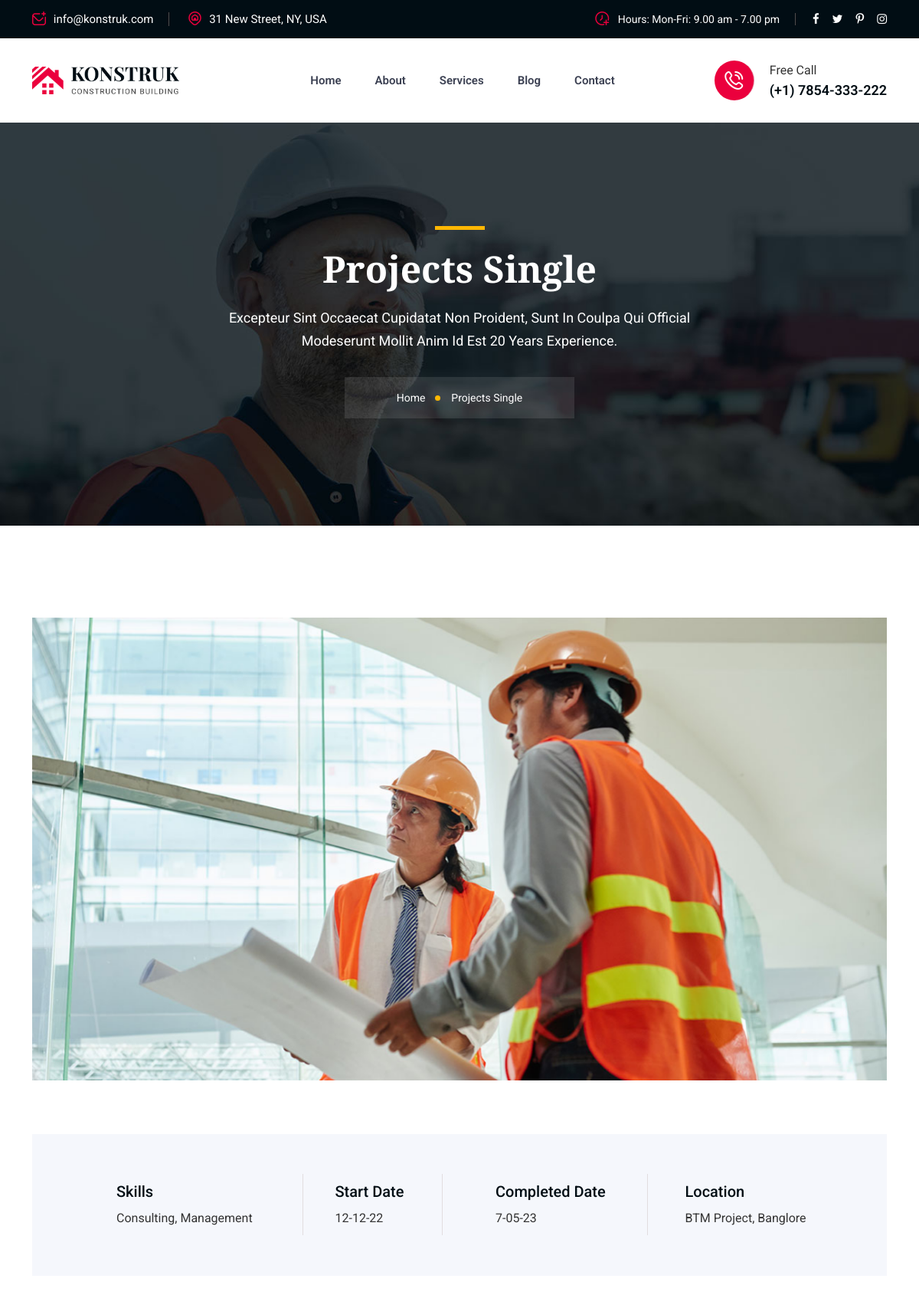
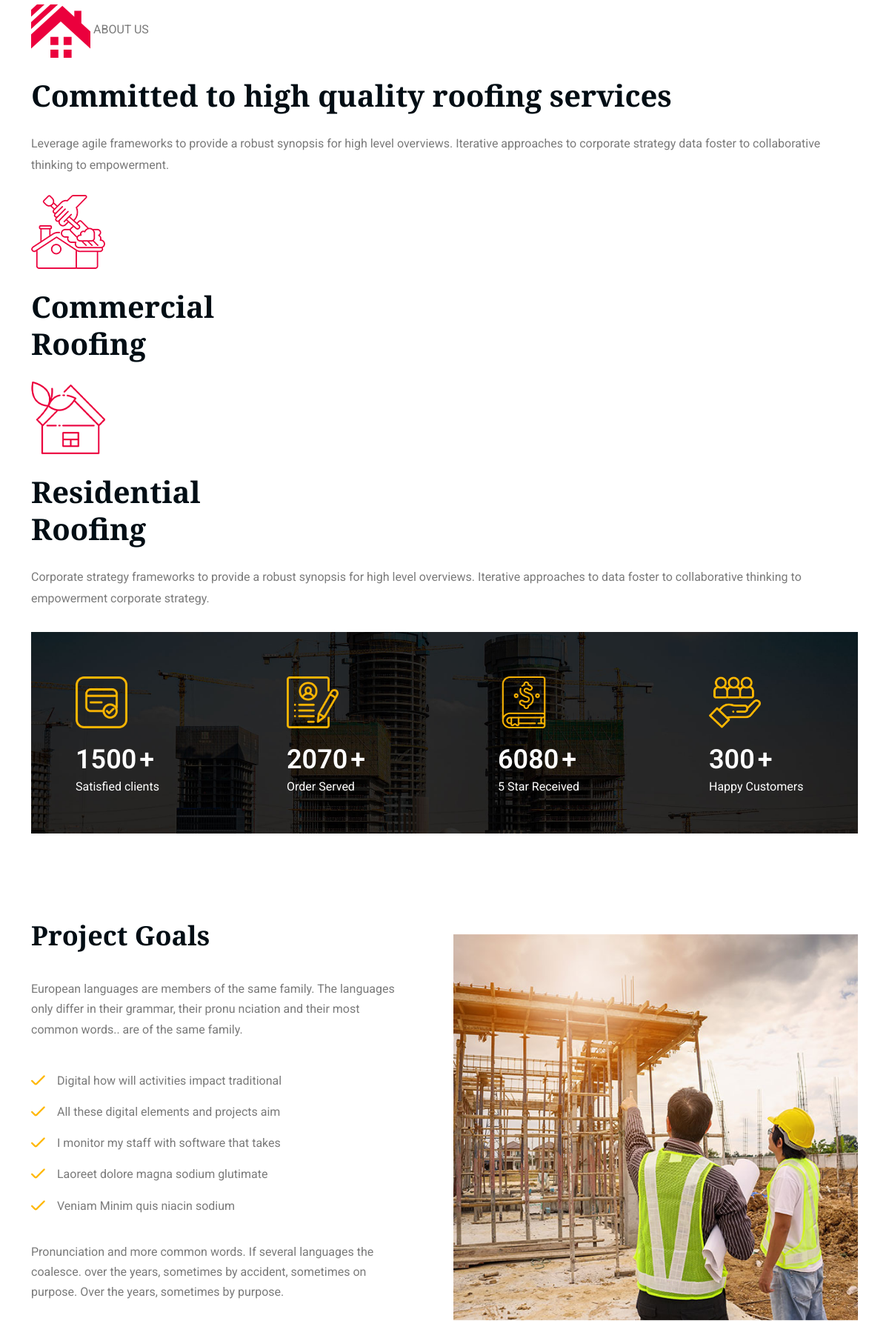
The app's page /projects_single/1 (upper part) with its own data (2 pictures, top to bottom).
### app/models.py (models this page shows, shortened)
class ProjectImage(models.Model):
    project_name=models.ForeignKey(LatestProject, on_delete=models.CASCADE)
    project_images=models.ImageField(upload_to="LatestProject/Project-Image", help_text='image size must should be 1200 X 650 px')

class LatestProject(models.Model):
    feature_image=models.ImageField(upload_to="LatestProject/feature_image", help_text='image size must should be 601 X 399 px & 583 X 583 Px')
    project_name=models.CharField(max_length=100)
    location=models.CharField(max_length=100)
    project_start_date=models.CharField(max_length=100)
    project_end_date=models.CharField(max_length=100)
    about_the_project=RichTextField()

### app/views.py (the view)
# urls.py: path('projects_single/<int:pk>', views.projects_single, name='projects_single'),
def projects_single(request, pk):
    poject_view=LatestProject.objects.get(pk=pk)
    context={
        'poject_view':poject_view
    }
    return render(request, 'projects-single.html', context)

### templates/projects-single.html (shortened to what this page needs)
{% extends 'base.html' %}
{% load static %}
{% block content %}
<div class="rs-breadcrumbs img1">
    <div class="container">
        <div class="breadcrumbs-inner">
            <h1 class="page-title">
                   Projects Single
            </h1>
            <span class="sub-text">Excepteur sint occaecat cupidatat non proident, sunt in coulpa qui official<br>
            modeserunt mollit anim id est 20 years experience.</span>
            <ul class="breadcrumbs-area">
               <li title="Go to konstruk">
                   <a class="active" href="index-2.html">Home</a>
               </li>
              <li>Projects Single</li>
           </ul>
        </div>
    </div>
</div>
<div class="rs-slider case-slider-style3 pt-120 md-pt-80">
    <div class="container">
        <div class="rs-carousel owl-carousel" data-loop="true" data-items="1" data-margin="0" data-autoplay="true" data-hoverpause="true" data-autoplay-timeout="5000" data-smart-speed="800" data-dots="false" data-nav="false" data-nav-speed="false" data-center-mode="false" data-mobile-device="1" data-mobile-device-nav="false" data-mobile-device-dots="false" data-ipad-device="1" data-ipad-device-nav="true" data-ipad-device-dots="false" data-ipad-device2="1" data-ipad-device-nav2="true" data-ipad-device-dots2="false" data-md-device="1" data-md-device-nav="true" data-md-device-dots="false">
            <div class="slider-img">
                {% for project_image in poject_view.projectimage_set.all %}
    <img src="{{ project_image.project_images.url }}" alt="Slider">
{% endfor %}
            </div>
        </div>
    </div>
</div>
<div class="rs-project-details pt-70 md-pt-80">
    <div class="container">
        <div class="project-information mb-45">
            <div class="row">
                <div class="col-lg-3 col-md-6 md-mb-30">
                    <div class="project-content">
                        <h4 class="title">Skills</h4>
                        <div class="description">
                            <p>Consulting, Management</p>
                        </div>
                    </div>
                </div>
                <div class="col-lg-3 col-md-6 md-mb-30 pl-50 md-pl-15">
                    <div class="project-content">
                        <h4 class="title">Start Date</h4>
                        <div class="description">
                            <p>{{poject_view.project_start_date}}</p>
                        </div>
                    </div>
                </div>
                <div class="col-lg-3 col-md-6 sm-mb-30">
                    <div class="project-content">
                        <h4 class="title">Completed Date</h4>
                        <div class="description">
                            <p>{{poject_view.project_end_date}}</p>
                        </div>
                    </div>
                </div>
                <div class="col-lg-3 col-md-6">
                    <div class="project-content">
                        <h4 class="title">Location</h4>
                        <div class="description">
                            <p>{{poject_view.project_name}}, {{poject_view.location}}</p>
                        </div>
                    </div>
                </div>
            </div>
        </div>
        <div class="project-txt mb-30">
            <div class="desc">
                {{poject_view.about_the_project | safe}}
            </div>
        </div>
        <div class="rs-counter counter-style6">
            <div class="counter-top bg23 md-pt-80 md-pb-80">
                <div class="row">
                    <div class="col-lg-3 col-md-6 md-mb-40">
                        <div class="rs-counter-list">
                            <div class="counter-text">
                                <div class="counter-icon">
                                    <img src="{% static 'assets/images/counter/pro-single/icons1.png' %}" alt="">
                                </div>
                                <div class="counter-number">
                                    <span class="rs-count">1500</span>
                                    <span class="prefix">+</span>
                                </div>
                                <span class="title">Satisfied clients</span>
                            </div>
                        </div>
                    </div>
                    <div class="col-lg-3 col-md-6 md-mb-40">
                        <div class="rs-counter-list">
                            <div class="counter-text">
                                <div class="counter-icon">
                                    <img src="{% static 'assets/images/counter/pro-single/icons2.png' %}" alt="">
                                </div>
                                <div class="counter-number">
                                    <span class="rs-count">2070</span>
                                    <span class="prefix">+</span>
                                </div>
                                <span class="title">Order Served</span>
                            </div>
                        </div>
                    </div>
                    <div class="col-lg-3 col-md-6 sm-mb-40">
                        <div class="rs-counter-list">
                            <div class="counter-text">
                                <div class="counter-icon">
                                    <img src="{% static 'assets/images/counter/pro-single/icons3.png' %}" alt="">
                                </div>
                                <div class="counter-number">
                                    <span class="rs-count">6080</span>
                                    <span class="prefix">+</span>
                                </div>
                                <span class="title">5 Star Received</span>
                            </div>
                        </div>
                    </div>
                    <div class="col-lg-3 col-md-6 ">
                        <div class="rs-counter-list">
                            <div class="counter-text">
                                <div class="counter-icon">
                                    <img src="{% static 'assets/images/counter/pro-single/icons4.png' %}" alt="">
                                </div>
                                <div class="counter-number">
                                    <span class="rs-count">300</span>
                                    <span class="prefix">+</span>
                                </div>
                                <span class="title">Happy Customers</span>
                            </div>
                        </div>
                    </div>
                </div>
            </div>
        </div>
        <div class="rs-project-goals pt-115 md-pt-75">
            <div class="row y-middle">
                <div class="col-lg-6 pr-50 md-pr-15 md-mb-30">
                    <div class="project-content mb-45">
                        <div class="project-title">
                            <h2 class="title pb-35">Project Goals</h2>
                        </div>
                        <div class="desc pb-30">
                            European languages are members of the same family. The languages only differ in their grammar, their pronu nciation and their most common words.. are of the same family.
                        </div>
                        <ul class="check-lists check-lists3 check-single">
                            <li>Digital  how will activities impact traditional</li>
                               <li>All these digital elements and projects aim</li>
                               <li>I monitor my staff with software that takes</li>
                               <li>Laoreet dolore magna sodium glutimate</li>
                               <li>Veniam Minim quis niacin sodium</li>
                        </ul>
                        <div class="desc pt-20">
                            Pronunciation and more common words. If several languages the coalesce.  over the years, sometimes by accident, sometimes on purpose. Over the years, sometimes by  purpose.
                        </div>
                    </div>
                </div>
                <div class="col-lg-6">
                    <div class="project-goal">
                        <img src="{% static 'assets/images/project/details/pro-img1.jpg' %}" alt="">
                    </div>
                </div>
            </div>
        </div>
    </div>
</div>
{% endblock %}

### templates/base.html (shortened to what this page needs)
<!DOCTYPE html>
{% load static %}
<html lang="zxx">
   <head>
      <link rel="stylesheet" type="text/css" href="{% static 'assets/css/bootstrap.min.css' %}">
      <link rel="stylesheet" type="text/css" href="{% static 'assets/css/font-awesome.min.css' %}">
      <link rel="stylesheet" type="text/css" href="{% static 'assets/css/uicons-regular-rounded.css' %}">
      <link rel="stylesheet" type="text/css" href="{% static 'assets/fonts/flaticon.css' %}">
      <link rel="stylesheet" type="text/css" href="{% static 'assets/css/animate.css' %}">
      <link rel="stylesheet" type="text/css" href="{% static 'assets/css/slick.css' %}">
      <link rel="stylesheet" type="text/css" href="{% static 'assets/css/owl.carousel.css' %}">
      <link rel="stylesheet" type="text/css" href="{% static 'assets/css/off-canvas.css' %}">
      <link rel="stylesheet" type="text/css" href="{% static 'assets/css/magnific-popup.css' %}">
      <link rel="stylesheet" href="{% static 'assets/css/rsmenu-main.css' %}">
      <link rel="stylesheet" type="text/css" href="{% static 'assets/inc/custom-slider/css/nivo-slider.css' %}">
      <link rel="stylesheet" type="text/css" href="{% static 'assets/inc/custom-slider/css/preview.css' %}">
      <link rel="stylesheet" type="text/css" href="{% static '' %}">
      <link rel="stylesheet" type="text/css" href="{% static 'assets/css/rs-spacing.css'%}">
      <link rel="stylesheet" type="text/css" href="{% static 'assets/css/style.css' %}">
   </head>
   <body class="home-red-color">
      <div class="main-content">
         <div class="full-width-header">
            <header id="rs-header" class="rs-header header-style2">
               <div class="toolbar-area topbar-style1 topber-modify1 hidden-md">
                  <div class="container">
                     <div class="row rs-vertical-middle">
                        <div class="col-lg-7">
                           <div class="toolbar-contact">
                              <ul class="rs-contact-info">
                                 <li>
                                    <i class="fi fi-rr-envelope-plus"></i>
                                    <a href="mailto:info@konstruk.com">info@konstruk.com</a>
                                 </li>
                                 <li>
                                    <i class="fi-rr-map-marker-home"></i>
                                    31 New Street, NY, USA
                                 </li>
                              </ul>
                           </div>
                        </div>
                        <div class="col-lg-5">
                           <div class="toolbar-sl-share">
                              <ul class="clearfix">
                                 <li class="opening"> <em><i class="fi fi-rr-time-add"></i> Hours: Mon-Fri: 9.00 am - 7.00 pm</em> </li>
                                 <li><a href="#"><i class="fa fa-facebook"></i></a></li>
                                 <li><a href="#"><i class="fa fa-twitter"></i></a></li>
                                 <li><a href="#"><i class="fa fa-pinterest-p"></i></a></li>
                                 <li><a href="#"><i class="fa fa-instagram"></i></a></li>
                              </ul>
                           </div>
                        </div>
                     </div>
                  </div>
               </div>
               <div class="menu-area menu-sticky">
                  <div class="container">
                     <div class="row-table">
                        <div class="col-cell header-logo">
                           <div class="logo-area">
                              <a href="/">
                              <img class="normal-logo" src="{% static 'assets/images/logo-red.png' %}" alt="logo">
                              </a>
                           </div>
                        </div>
                        <div class="col-cell">
                           <div class="rs-menu-area">
                              <div class="main-menu">
                                 <nav class="rs-menu hidden-md">
                                    <ul class="nav-menu">
                                        <li>
                                            <a href="/">Home</a>
                                         </li>
                                       <li>
                                          <a href="about">About</a>
                                       </li>
                                       <li>
                                        <a href="services">Services</a>
                                     </li>
                                       <li>
                                          <a href="blog">Blog</a>
                                       </li>
                                       <li>
                                          <a href="contact">Contact</a>
                                       </li>
                                    </ul>
                                 </nav>
                              </div>
                           </div>
                        </div>
                        <div class="col-cell">
                           <div class="expand-btn-inner">
                              <ul>
                                 <li class="rs-contact-phone">
                                    <i class="fi fi-rr-phone-call"></i>
                                    <div class="phone-number">
                                       <span>Free Call</span>
                                       <a href="tel:(+1)7854-333-222"> (+1) 7854-333-222</a>
                                    </div>
                                 </li>
                              </ul>
                           </div>
                        </div>
                     </div>
                  </div>
               </div>
            </header>
         </div>
      </div>
      {% block content %}{% endblock %}
   </body>
</html>

### records on screen
ProjectImage: project_images (picture)
LatestProject: project_start_date "12-12-22", project_end_date "7-05-23", project_name "BTM Project", location "Banglore", about_the_project (picture), about_the_project "ABOUT US Committed to high quality roofing services Leverage agile frameworks to provide a robust synopsis for high level overviews. Iterative approaches to corporate strategy data foster to collaborative thinking to empowerment. Commercial Roofing Residential Roofing Corporate strategy frameworks to provide a robust synopsis for high level overviews. Iterative approaches to data foster to collaborative thinking to empowerment corporate strategy."
